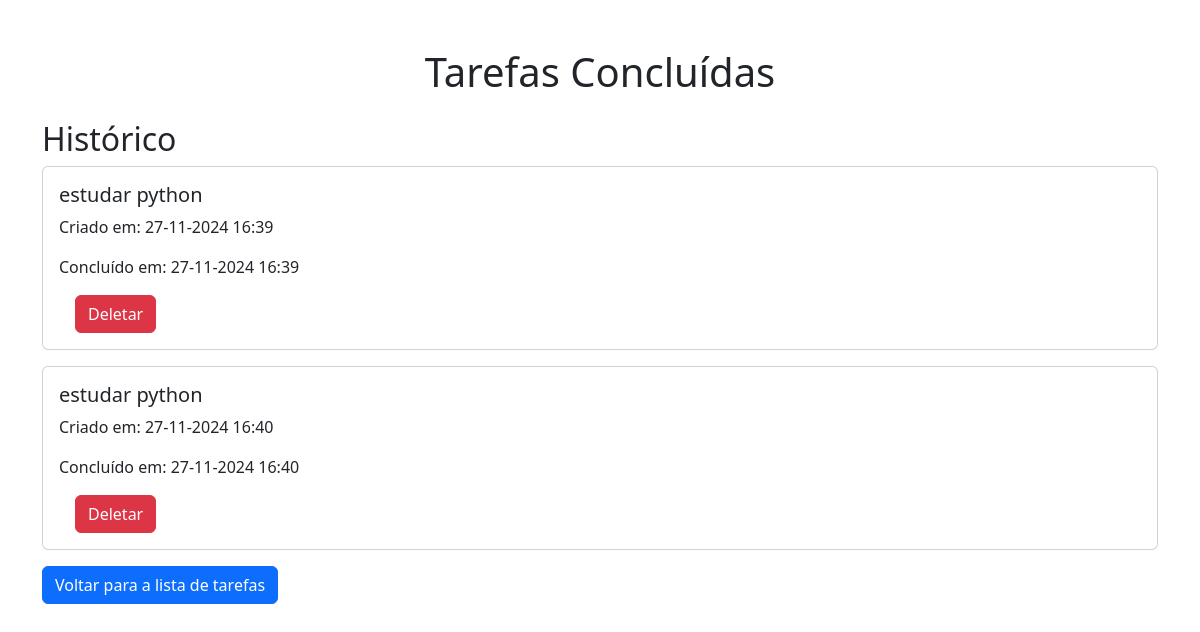
The app's page /tarefasConcluidas, older data.
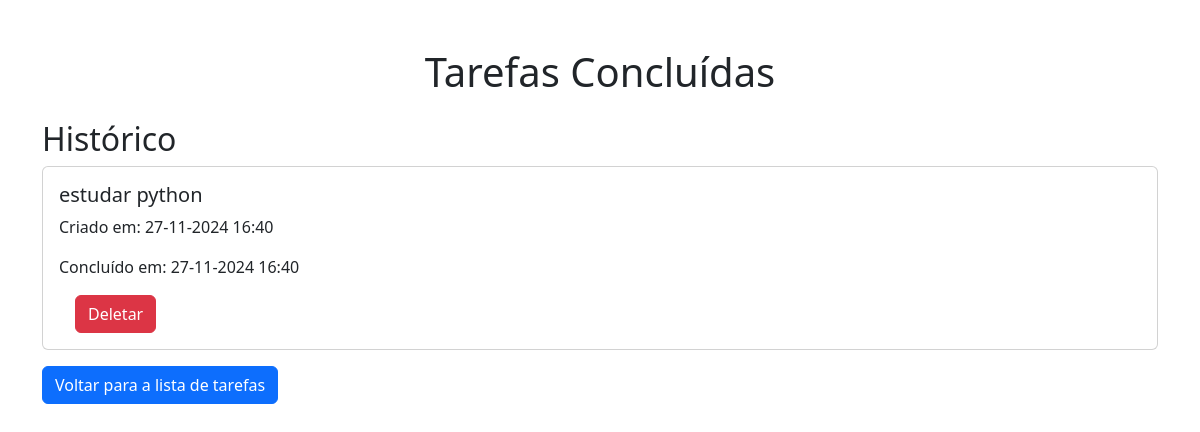
The same page, newer data.
### app.py (models this page shows)
class TarefasConcluidas(db.Model):
    id = db.Column(db.Integer, primary_key=True)
    titulo = db.Column(db.String(100))
    criadoEm = db.Column(db.DateTime)
    concluidoEm = db.Column(db.DateTime, default=datetime.utcnow)

### app.py (the view)
@app.route("/tarefasConcluidas")
def tarefasConcluidas():
    tarefas_concluidas = TarefasConcluidas.query.order_by(
        TarefasConcluidas.concluidoEm
    ).all()
    return render_template("concluidas.html", tarefasConcluidas=tarefas_concluidas)

### templates/concluidas.html (shortened to what this page needs)
<!DOCTYPE html>
<html lang="pt-br">
<head>
    <link href="https://cdn.jsdelivr.net/npm/bootstrap@5.3.3/dist/css/bootstrap.min.css" rel="stylesheet">
</head>
<body data-bs-theme="light">
    <div class="container mt-5">
        <h1 class="text-center mb-4">Tarefas Concluídas</h1>
        <h2>Histórico</h2>
        {% if tarefasConcluidas %}
        {% for tarefa in tarefasConcluidas %}
        <div class="card mb-3">
            <div class="card-body">
                <h5 class="card-title">{{ tarefa.titulo }}</h5>
                <p class="card-text">Criado em: {{ tarefa.criadoEm.strftime('%d-%m-%Y %H:%M') }}</p>
                <p class="card-text">Concluído em: {{ tarefa.concluidoEm.strftime('%d-%m-%Y %H:%M') }}</p>
                <a class="btn btn-danger ms-3" data-bs-toggle="modal" data-bs-target="#confirmDeleteModal"
                    data-id="{{ tarefa['id'] }}">Deletar</a>
            </div>
        </div>
        {% endfor %}
        {% else %}
        <div class="alert alert-info">
            <p>Nenhuma tarefa concluída encontrada.</p>
        </div>
        {% endif %}
        <a href="/" class="btn btn-primary">Voltar para a lista de tarefas</a>
    </div>
</body>
</html>

Row changes from the older to the newer data that the page shows:
removed TarefasConcluidas: titulo "estudar python", criadoEm "27-11-2024 16:39", concluidoEm "27-11-2024 16:39"
